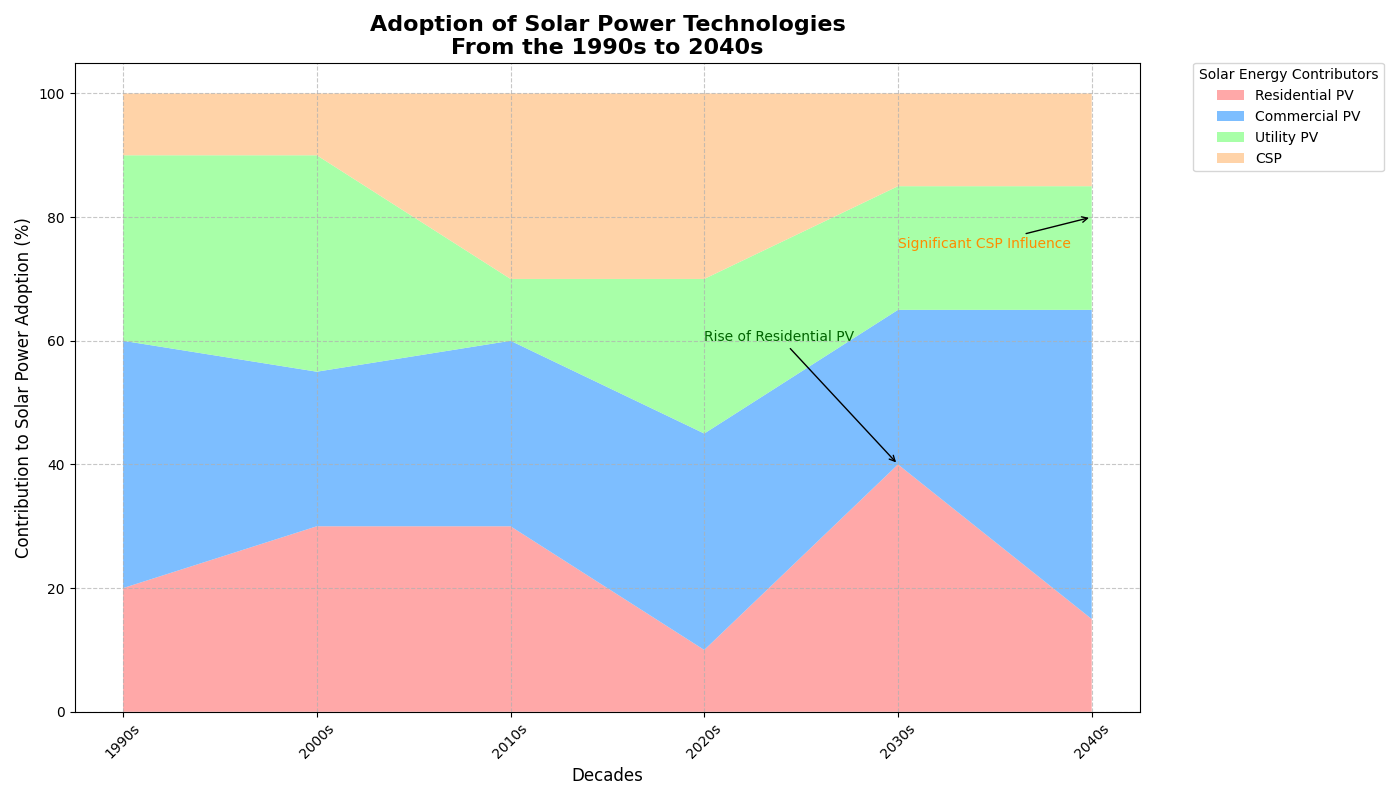

This chart was generated by the following Python code:
import matplotlib.pyplot as plt
import numpy as np

# Define decades
decades = ['1990s', '2000s', '2010s', '2020s', '2030s', '2040s']

# Types of solar energy contributors
contributors = ['Residential PV', 'Commercial PV', 'Utility PV', 'CSP']

# Randomly altered percentage of solar energy contribution by each type
solar_adoption = np.array([
    [20, 40, 30, 10],  # 1990s
    [30, 25, 35, 10],  # 2000s
    [30, 30, 10, 30],  # 2010s
    [10, 35, 25, 30],  # 2020s
    [40, 25, 20, 15],  # 2030s
    [15, 50, 20, 15]   # 2040s
])

# Create a stacked area chart
plt.figure(figsize=(14, 8))
colors = ['#ff9999','#66b3ff','#99ff99','#ffcc99']
plt.stackplot(decades, solar_adoption.T, labels=contributors, colors=colors, alpha=0.85)

# Chart details
plt.title("Adoption of Solar Power Technologies\nFrom the 1990s to 2040s", fontsize=16, fontweight='bold')
plt.xlabel('Decades', fontsize=12)
plt.ylabel('Contribution to Solar Power Adoption (%)', fontsize=12)
plt.xticks(rotation=45)
plt.legend(loc='upper left', title='Solar Energy Contributors', bbox_to_anchor=(1.05, 1), borderaxespad=0)
plt.grid(True, linestyle='--', alpha=0.7)

# Annotate key developments
plt.annotate('Rise of Residential PV', xy=('2030s', 40), xytext=('2020s', 60),
             arrowprops=dict(facecolor='green', arrowstyle='->'), fontsize=10, color='darkgreen')
plt.annotate('Significant CSP Influence', xy=('2040s', 80), xytext=('2030s', 75),
             arrowprops=dict(facecolor='orange', arrowstyle='->'), fontsize=10, color='darkorange')

# Adjust layout to prevent overlap
plt.tight_layout()

# Display plot
plt.show()
